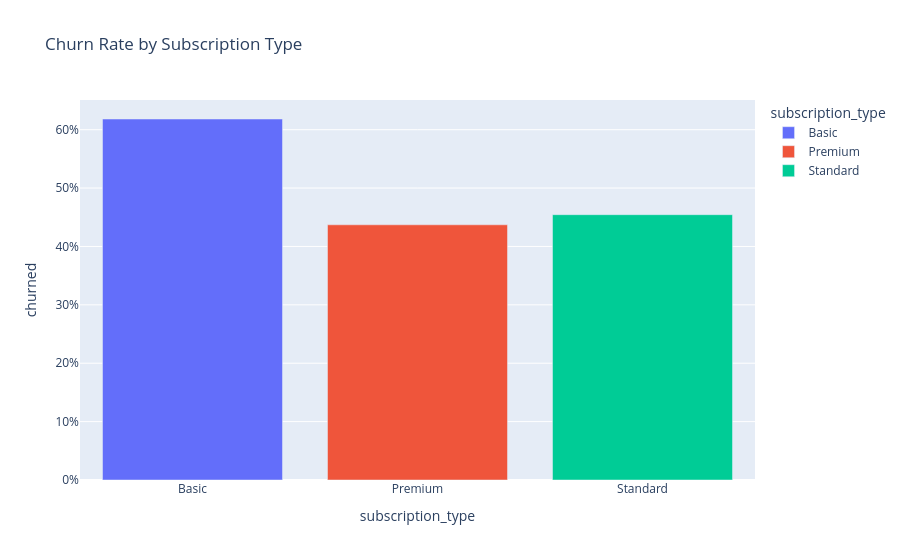

Source (notebook cell):
### Code cell
df_rate = netflix_df.groupby("subscription_type")["churned"].mean().reset_index()

fig = plx.bar(
    df_rate,
    x="subscription_type",
    y="churned",
    color="subscription_type",
    title="Churn Rate by Subscription Type"
)
fig.update_yaxes(tickformat=".0%")
fig.show()

### Figure 1 — Plotly figure (JSON) as saved in the notebook; plotly's stock layout.template omitted (floating-point values rounded to 4 significant figures)
{"data": [{"hovertemplate": "subscription_type=%{x}<br>churned=%{y}<extra></extra>", "legendgroup": "Basic", "marker": {"color": "#636efa", "pattern": {"shape": ""}}, "name": "Basic", "orientation": "v", "showlegend": true, "textposition": "auto", "type": "bar", "x": ["Basic"], "xaxis": "x", "y": [0.6183], "yaxis": "y"}, {"hovertemplate": "subscription_type=%{x}<br>churned=%{y}<extra></extra>", "legendgroup": "Premium", "marker": {"color": "#EF553B", "pattern": {"shape": ""}}, "name": "Premium", "orientation": "v", "showlegend": true, "textposition": "auto", "type": "bar", "x": ["Premium"], "xaxis": "x", "y": [0.4371], "yaxis": "y"}, {"hovertemplate": "subscription_type=%{x}<br>churned=%{y}<extra></extra>", "legendgroup": "Standard", "marker": {"color": "#00cc96", "pattern": {"shape": ""}}, "name": "Standard", "orientation": "v", "showlegend": true, "textposition": "auto", "type": "bar", "x": ["Standard"], "xaxis": "x", "y": [0.4544], "yaxis": "y"}], "layout": {"barmode": "relative", "legend": {"title": {"text": "subscription_type"}, "tracegroupgap": 0}, "title": {"text": "Churn Rate by Subscription Type"}, "xaxis": {"anchor": "y", "categoryarray": ["Basic", "Premium", "Standard"], "categoryorder": "array", "domain": [0, 1], "title": {"text": "subscription_type"}}, "yaxis": {"anchor": "x", "domain": [0, 1], "tickformat": ".0%", "title": {"text": "churned"}}}}
